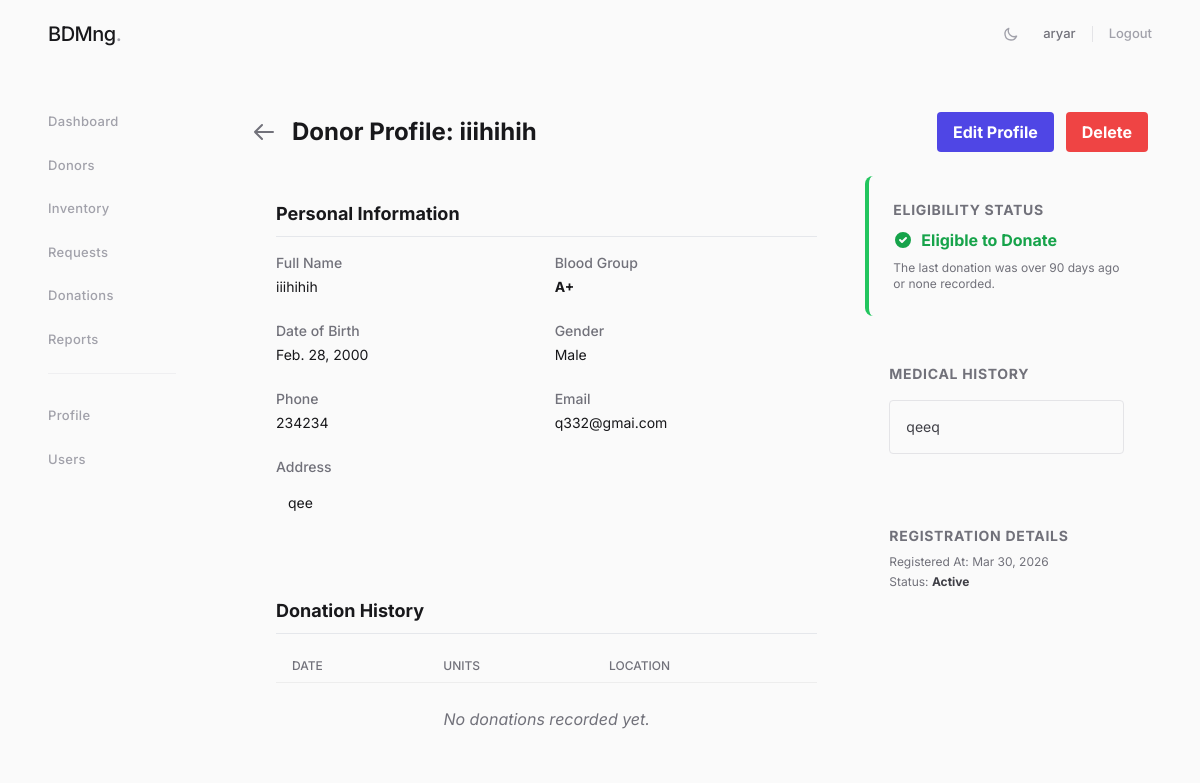
Page /donors/2/ (signed in) on the committed database.
### apps/donors/models.py (models this page shows, shortened)
class Donor(models.Model):
    BLOOD_GROUP_CHOICES = [
        ('A+', 'A+'), ('A-', 'A-'),
        ('B+', 'B+'), ('B-', 'B-'),
        ('AB+', 'AB+'), ('AB-', 'AB-'),
        ('O+', 'O+'), ('O-', 'O-'),
    ]
    GENDER_CHOICES = [('M', 'Male'), ('F', 'Female'), ('O', 'Other')]
    STATUS_CHOICES = [('active', 'Active'), ('inactive', 'Inactive'), ('deferred', 'Deferred')]
    full_name        = models.CharField(max_length=200)
    date_of_birth    = models.DateField()
    gender           = models.CharField(max_length=1, choices=GENDER_CHOICES)
    blood_group      = models.CharField(max_length=3, choices=BLOOD_GROUP_CHOICES)
    phone            = models.CharField(max_length=15, unique=True)
    email            = models.EmailField(blank=True)
    address          = models.TextField(blank=True)
    medical_history  = models.TextField(blank=True)
    status           = models.CharField(max_length=10, choices=STATUS_CHOICES, default='active')
    created_at       = models.DateTimeField(auto_now_add=True)
    last_donation    = models.DateField(null=True, blank=True)
    class Meta:
        ordering = ['-created_at']
    @property
    def is_eligible(self):
        if not self.last_donation:
            return True
        return (date.today() - self.last_donation).days >= 90

### apps/donors/views.py (the view)
# urls.py: path('<int:pk>/',     DonorDetailView.as_view(), name='detail'),
class DonorDetailView(LoginRequiredMixin, PermissionRequiredMixin, DetailView):
    model = Donor
    template_name = 'donors/donor_detail.html'
    context_object_name = 'donor'
    permission_required = 'donors.view_donor'

### templates/donors/donor_detail.html (shortened to what this page needs)
{% extends "base.html" %}
{% block content %}
<div class="max-w-4xl mx-auto">
 <div class="mb-6 flex items-center justify-between">
 <div class="flex items-center">
 <a href="{% url 'donors:list' %}" class="mr-4 text-zinc-500 hover:text-zinc-700">
 <svg class="w-6 h-6" fill="none" stroke="currentColor" viewBox="0 0 24 24" xmlns="http://www.w3.org/2000/svg"><path stroke-linecap="round" stroke-linejoin="round" stroke-width="2" d="M10 19l-7-7m0 0l7-7m-7 7h18"></path></svg>
 </a>
 <h1 class="text-2xl font-bold">Donor Profile: {{ donor.full_name }}</h1>
 </div>
 <div class="flex space-x-3">
 <a href="{% url 'donors:update' donor.pk %}" class="bg-indigo-600 hover:bg-indigo-700 text-white font-bold py-2 px-4 rounded transition duration-200">
 Edit Profile
 </a>
 <a href="{% url 'donors:delete' donor.pk %}" class="bg-danger hover:bg-red-700 text-white font-bold py-2 px-4 rounded transition duration-200">
 Delete
 </a>
 </div>
 </div>
 <div class="grid grid-cols-1 md:grid-cols-3 gap-6">
 <div class="md:col-span-2 space-y-6">
 <div class="rounded-lg p-6">
 <h3 class="text-lg font-bold mb-4 border-b pb-2">Personal Information</h3>
 <dl class="grid grid-cols-1 sm:grid-cols-2 gap-x-4 gap-y-6">
 <div>
 <dt class="text-sm font-medium text-zinc-500">Full Name</dt>
 <dd class="mt-1 text-sm text-zinc-900">{{ donor.full_name }}</dd>
 </div>
 <div>
 <dt class="text-sm font-medium text-zinc-500">Blood Group</dt>
 <dd class="mt-1 text-sm font-bold text-primary">{{ donor.blood_group }}</dd>
 </div>
 <div>
 <dt class="text-sm font-medium text-zinc-500">Date of Birth</dt>
 <dd class="mt-1 text-sm text-zinc-900">{{ donor.date_of_birth }}</dd>
 </div>
 <div>
 <dt class="text-sm font-medium text-zinc-500">Gender</dt>
 <dd class="mt-1 text-sm text-zinc-900">{{ donor.get_gender_display }}</dd>
 </div>
 <div>
 <dt class="text-sm font-medium text-zinc-500">Phone</dt>
 <dd class="mt-1 text-sm text-zinc-900">{{ donor.phone }}</dd>
 </div>
 <div>
 <dt class="text-sm font-medium text-zinc-500">Email</dt>
 <dd class="mt-1 text-sm text-zinc-900">{{ donor.email|default:"N/A" }}</dd>
 </div>
 <div class="sm:col-span-2">
 <dt class="text-sm font-medium text-zinc-500">Address</dt>
 <dd class="mt-1 text-sm text-zinc-900 p-3 rounded">{{ donor.address|default:"No address provided." }}</dd>
 </div>
 </dl>
 </div>
 <div class="rounded-lg p-6">
 <h3 class="text-lg font-bold mb-4 border-b pb-2">Donation History</h3>
 <div class="overflow-x-auto">
 <table class="min-w-full divide-y divide-zinc-200">
 <thead class="">
 <tr>
 <th class="px-4 py-2 text-left text-xs font-medium text-zinc-500 uppercase">Date</th>
 <th class="px-4 py-2 text-left text-xs font-medium text-zinc-500 uppercase">Units</th>
 <th class="px-4 py-2 text-left text-xs font-medium text-zinc-500 uppercase">Location</th>
 </tr>
 </thead>
 <tbody class="divide-y divide-zinc-200">
 {% for donation in donor.donations.all %}
 <tr>
 <td class="px-4 py-2 text-sm text-zinc-900">{{ donation.donation_date }}</td>
 <td class="px-4 py-2 text-sm text-zinc-900">{{ donation.units_collected }}</td>
 <td class="px-4 py-2 text-sm text-zinc-900">{{ donation.camp_location|default:"Hospital" }}</td>
 </tr>
 {% empty %}
 <tr>
 <td colspan="3" class="px-4 py-6 text-center text-zinc-500 italic">No donations recorded yet.</td>
 </tr>
 {% endfor %}
 </tbody>
 </table>
 </div>
 </div>
 </div>
 <div class="space-y-6">
 <div class="rounded-lg p-6 border-l-4 {% if donor.is_eligible %}border-green-500{% else %}border-red-500{% endif %}">
 <h3 class="text-sm font-bold text-zinc-500 uppercase tracking-wider mb-2">Eligibility Status</h3>
 {% if donor.is_eligible %}
 <div class="text-green-600 font-bold flex items-center">
 <svg class="w-5 h-5 mr-2" fill="currentColor" viewBox="0 0 20 20"><path fill-rule="evenodd" d="M10 18a8 8 0 100-16 8 8 0 000 16zm3.707-9.293a1 1 0 00-1.414-1.414L9 10.586 7.707 9.293a1 1 0 00-1.414 1.414l2 2a1 1 0 001.414 0l4-4z" clip-rule="evenodd"></path></svg>
 Eligible to Donate
 </div>
 <p class="text-xs text-zinc-500 mt-2">The last donation was over 90 days ago or none recorded.</p>
 {% endif %}
 </div>
 <div class="rounded-lg p-6">
 <h3 class="text-sm font-bold text-zinc-500 uppercase tracking-wider mb-4">Medical History</h3>
 <div class="text-sm text-zinc-700 p-4 rounded border border-zinc-200 whitespace-pre-wrap">{{ donor.medical_history|default:"No medical history recorded." }}</div>
 </div>
 <div class="rounded-lg p-6">
 <h3 class="text-sm font-bold text-zinc-500 uppercase tracking-wider mb-2">Registration Details</h3>
 <p class="text-xs text-zinc-500">Registered At: {{ donor.created_at|date:"M d, Y" }}</p>
 <p class="text-xs text-zinc-500 mt-1">Status: <span class="font-bold text-zinc-700">{{ donor.get_status_display }}</span></p>
 </div>
 </div>
 </div>
</div>
{% endblock %}

### templates/base.html (shortened to what this page needs)
<!DOCTYPE html>
<html lang="en">
<head>
    <script src="https://cdn.tailwindcss.com"></script>
</head>
<body class="antialiased selection:bg-zinc-200 dark:selection:bg-zinc-800"
      x-data="{
          sidebarOpen: window.innerWidth >= 1024,
          darkMode: localStorage.getItem('theme') === 'dark',
          toggleTheme() {
              this.darkMode = !this.darkMode;
              localStorage.setItem('theme', this.darkMode ? 'dark' : 'light');
              document.documentElement.classList.toggle('dark', this.darkMode);
          }
      }"
      x-init="document.documentElement.classList.toggle('dark', darkMode)">
    <nav class="fixed top-0 z-50 w-full bg-[#FAFAFA]/90 dark:bg-[#09090B]/90 backdrop-blur-md transition-colors">
        <div class="px-6 py-5 lg:px-12 flex items-center justify-between">
            <div class="flex items-center">
                <a href="{% url 'dashboard:index' %}" class="flex ml-2 sm:ml-0">
                    <span class="text-xl font-medium tracking-tight text-zinc-900 dark:text-zinc-100">BDMng<span class="text-zinc-400">.</span></span>
                </a>
            </div>
            <div class="flex items-center gap-6">
                <button @click="toggleTheme()" class="text-zinc-400 hover:text-zinc-900 dark:hover:text-white transition-colors">
                    <svg x-show="!darkMode" class="w-4 h-4" fill="none" stroke="currentColor" viewBox="0 0 24 24"><path stroke-linecap="round" stroke-linejoin="round" stroke-width="2" d="M20.354 15.354A9 9 0 018.646 3.646 9.003 9.003 0 0012 21a9.003 9.003 0 008.354-5.646z"></path></svg>
                </button>
                {% if user.is_authenticated %}
                <div class="flex items-center gap-4">
                    <span class="text-[13px] text-zinc-500 dark:text-zinc-400 font-medium">{{ user.username }}</span>
                    <form action="{% url 'accounts:logout' %}" method="post" class="m-0 border-l border-zinc-200 dark:border-zinc-800 pl-4 h-4 flex items-center">
                        <button type="submit" class="text-[13px] font-medium text-zinc-400 hover:text-zinc-900 dark:hover:text-white transition-colors">Logout</button>
                    </form>
                </div>
                {% else %}
                <a href="{% url 'accounts:login' %}" class="text-[13px] font-medium text-zinc-500 hover:text-zinc-900 dark:text-zinc-400 dark:hover:text-white transition-colors">Sign In</a>
                {% endif %}
            </div>
        </div>
    </nav>
    <aside id="logo-sidebar" class="fixed top-0 left-0 z-40 w-56 h-screen pt-24 pb-8 transition-transform bg-transparent sm:translate-x-0" :class="{ '-translate-x-full': !sidebarOpen }" aria-label="Sidebar">
        <div class="h-full px-12 overflow-y-auto">
            <ul class="space-y-6 font-medium mt-4">
                <li>
                    <a href="{% url 'dashboard:index' %}" class="group flex items-center text-[13px] text-zinc-400 hover:text-zinc-900 dark:text-zinc-500 dark:hover:text-zinc-100 transition-colors">
                        <span class="tracking-wide">Dashboard</span>
                    </a>
                </li>
                <li>
                    <a href="{% url 'donors:list' %}" class="group flex items-center text-[13px] text-zinc-400 hover:text-zinc-900 dark:text-zinc-500 dark:hover:text-zinc-100 transition-colors">
                        <span class="tracking-wide">Donors</span>
                    </a>
                </li>
                <li>
                    <a href="{% url 'inventory:list' %}" class="group flex items-center text-[13px] text-zinc-400 hover:text-zinc-900 dark:text-zinc-500 dark:hover:text-zinc-100 transition-colors">
                        <span class="tracking-wide">Inventory</span>
                    </a>
                </li>
                <li>
                    <a href="{% url 'requests:list' %}" class="group flex items-center text-[13px] text-zinc-400 hover:text-zinc-900 dark:text-zinc-500 dark:hover:text-zinc-100 transition-colors">
                        <span class="tracking-wide">Requests</span>
                    </a>
                </li>
                <li>
                    <a href="{% url 'donations:list' %}" class="group flex items-center text-[13px] text-zinc-400 hover:text-zinc-900 dark:text-zinc-500 dark:hover:text-zinc-100 transition-colors">
                        <span class="tracking-wide">Donations</span>
                    </a>
                </li>
                <li>
                    <a href="{% url 'reports:dashboard' %}" class="group flex items-center text-[13px] text-zinc-400 hover:text-zinc-900 dark:text-zinc-500 dark:hover:text-zinc-100 transition-colors">
                        <span class="tracking-wide">Reports</span>
                    </a>
                </li>
                <li class="pt-8 mt-2 border-t border-zinc-200/50 dark:border-zinc-800/50">
                    <a href="{% url 'accounts:profile' %}" class="group flex items-center text-[13px] text-zinc-400 hover:text-zinc-900 dark:text-zinc-500 dark:hover:text-zinc-100 transition-colors">
                        <span class="tracking-wide">Profile</span>
                    </a>
                </li>
                {% if user.is_superuser %}
                <li>
                    <a href="{% url 'accounts:user_list' %}" class="group flex items-center text-[13px] text-zinc-400 hover:text-zinc-900 dark:text-zinc-500 dark:hover:text-zinc-100 transition-colors">
                        <span class="tracking-wide">Users</span>
                    </a>
                </li>
                {% endif %}
            </ul>
        </div>
    </aside>
    <div class="px-6 py-8 sm:ml-56 sm:pr-12 pt-28 transition-all" :class="{ 'sm:ml-0': !sidebarOpen }">
        <div class="max-w-7xl mx-auto">
            {% block content %}{% endblock %}
        </div>
    </div>
</body>
</html>

### templates/base.html (style rules this page uses)
body { font-family: 'Inter', sans-serif; background-color: #FAFAFA; color: #18181B; }
body, nav, aside, div, a, span, p, h1, h2, h3, h4, td, th, input, select, textarea, button { transition: background-color 0.4s ease, color 0.4s ease, border-color 0.4s ease, fill 0.4s ease; }
.border-gray-100, .border-gray-200, .border-gray-300, .divide-zinc-200, .divide-gray-200 > :not([hidden]) ~ :not([hidden]) { border-color: rgba(0,0,0,0.05) !important; }
body .text-primary { color: #18181B; }

### rows in the picture
Donor: full_name "iiihihih", blood_group "A+", date_of_birth "Feb. 28, 2000", gender "Male", phone "234234", email "q332@gmai.com", address "qee", medical_history "qeeq", created_at "Mar 30, 2026", status "Active"

### other values in the picture
{{ user.username }} "aryar"
